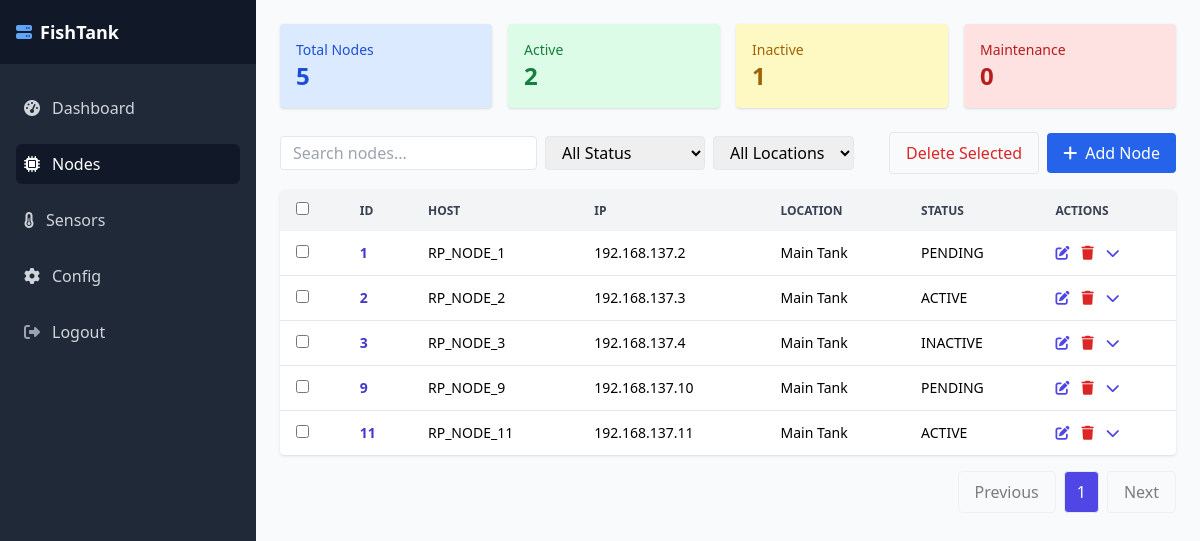
/ui/nodes (signed in), run on the app's committed database.
### models.py (models this page shows)
class Node(db.Model):
    __tablename__ = 'nodes'
    node_id = db.Column(db.Integer, primary_key=True, autoincrement=True)
    node_name = db.Column(db.String)
    hostname = db.Column(db.String, nullable=False)
    ip_address = db.Column(db.String, nullable=False)
    node_os = db.Column(db.String)
    node_firmware_version = db.Column(db.String)
    location_id = db.Column(db.Integer, db.ForeignKey('locations.location_id'), nullable=False)
    node_status_id = db.Column(db.Integer, db.ForeignKey('node_status.node_status_id'), nullable=False)
    shared_folder_path = db.Column(db.String)
    shared_folder_alias = db.Column(db.String)
    local_drive_name = db.Column(db.String)
    local_drive_path = db.Column(db.String)
    description = db.Column(db.String)
    registered_on = db.Column(db.DateTime, default=datetime.utcnow)
    location = db.relationship("Location", back_populates="nodes")
    status = db.relationship("NodeStatus", back_populates="nodes")

class Location(db.Model):
    __tablename__ = 'locations'
    location_id = db.Column(db.Integer, primary_key=True, autoincrement=True)
    name = db.Column(db.String, nullable=False)
    address_1 = db.Column(db.String)
    address_2 = db.Column(db.String)
    notes = db.Column(db.String)
    content = db.Column(db.String)
    description = db.Column(db.String)
    nodes = db.relationship("Node", back_populates="location")

class NodeStatus(db.Model):
    __tablename__ = 'node_status'
    node_status_id = db.Column(db.Integer, primary_key=True, autoincrement=True)
    code = db.Column(db.String, nullable=False)
    description = db.Column(db.String)
    nodes = db.relationship("Node", back_populates="status")

### app.py (the view)
@app.route("/ui/nodes")
@login_required
def nodes():
    page = request.args.get("page", 1, type=int)
    per_page = 10
    node_query = (
        Node.query
        .options(joinedload(Node.location), joinedload(Node.status))
        .order_by(Node.node_id)
    )
    pagination = node_query.paginate(page=page, per_page=per_page, error_out=False)
    paginated_nodes = [serialize_node(n) for n in pagination.items]
    locations = Location.query.order_by(Location.name).all()
    statuses = NodeStatus.query.order_by(NodeStatus.code).all()
    location_filters = [loc.name for loc in locations]
    status_filters = [st.code for st in statuses]
    stats = {
        "total": Node.query.count(),
        "active": Node.query.filter_by(node_status_id=1).count(),
        "inactive": Node.query.filter_by(node_status_id=2).count(),
        "maintenance": Node.query.filter_by(node_status_id=3).count(),
    }
    raw_nodes = paginated_nodes  # Only the nodes on current page
    serialized_nodes = [serialize_node(node) for node in pagination.items]  # ONLY ONCE
    return render_template(
        "main.html",
        active_page='nodes',
        content_template="includes/nodes_content.html",
        nodes=serialized_nodes,
	pagination=pagination,
        total_pages=pagination.pages,
        current_page=page,
        has_next=pagination.has_next,
        has_prev=pagination.has_prev,
        next_num=pagination.next_num,
        prev_num=pagination.prev_num,
        status_list=statuses,          	# for modals
        status_options=status_filters,  # for filter dropdown
        location_list=locations,	# for modals
        location_options=location_filters,  # for filter dropdown
        stats=stats
    )

### app.py (called while the page is built)
@login_manager.user_loader
def load_user(user_id):
    return db.session.get(User, int(user_id))

### templates/main.html (shortened to what this page needs)
<!DOCTYPE html>
<html lang="en">
<head>
  <script src="https://cdn.tailwindcss.com"></script>
  <link rel="stylesheet" href="https://cdnjs.cloudflare.com/ajax/libs/font-awesome/6.4.0/css/all.min.css" />
</head>
<body class="bg-gray-50 h-screen flex overflow-hidden">
  {% include 'includes/sidebar.html' %}
  <div class="flex-1 flex flex-col overflow-hidden">
    <div class="flex-1 overflow-auto p-6">
      {% include content_template %}
    </div>
  </div>
</body>
</html>

### templates/includes/sidebar.html
<div class="hidden md:flex w-64 bg-gray-800 flex-col">
  <div class="h-16 flex items-center px-4 bg-gray-900">
    <i class="fas fa-server text-blue-400 mr-2"></i>
    <span class="text-white font-semibold text-lg">FishTank</span>
  </div>
  <nav class="px-4 py-6 flex-1 space-y-4">
    <a href="/ui/dashboard" class="flex items-center px-2 py-2 rounded-md group {{ 'bg-gray-900 text-white' if active_page == 'dashboard' else 'text-gray-300 hover:text-white hover:bg-gray-700' }}">
      <i class="fas fa-tachometer-alt mr-3"></i> Dashboard
    </a>
    <a href="/ui/nodes" class="flex items-center px-2 py-2 rounded-md group {{ 'bg-gray-900 text-white' if active_page == 'nodes' else 'text-gray-300 hover:text-white hover:bg-gray-700' }}">
      <i class="fas fa-microchip mr-3"></i> Nodes
    </a>
    <a href="/ui/sensors" class="flex items-center px-2 py-2 rounded-md group {{ 'bg-gray-900 text-white' if active_page == 'sensors' else 'text-gray-300 hover:text-white hover:bg-gray-700' }}">
      <i class="fas fa-thermometer-half mr-3"></i> Sensors
    </a>
    <a href="/ui/config" class="flex items-center px-2 py-2 rounded-md group {{ 'bg-gray-900 text-white' if active_page == 'config' else 'text-gray-300 hover:text-white hover:bg-gray-700' }}">
      <i class="fas fa-cog mr-3"></i> Config
    </a>
    <a href="/auth/logout" class="mt-6 flex items-center px-2 py-2 text-gray-300 hover:text-white hover:bg-gray-700 rounded-md group">
      <i class="fas fa-sign-out-alt mr-3 text-gray-400"></i> Logout
    </a>
  </nav>
</div>

### templates/includes/nodes_content.html (shortened to what this page needs)
<div class="grid grid-cols-1 md:grid-cols-4 gap-4 mb-6">
  {% for label, count, color in [
    ('Total Nodes', stats.total, 'bg-blue-100 text-blue-700'),
    ('Active', stats.active, 'bg-green-100 text-green-700'),
    ('Inactive', stats.inactive, 'bg-yellow-100 text-yellow-700'),
    ('Maintenance', stats.maintenance, 'bg-red-100 text-red-700')
  ] %}
  <div class="p-4 rounded shadow {{ color }}">
    <div class="text-sm font-medium">{{ label }}</div>
    <div class="text-2xl font-bold">{{ count }}</div>
  </div>
  {% endfor %}
</div>
<div class="flex justify-between items-center mb-4">
  <div class="flex items-center gap-2">
    <input id="searchInput" type="text" placeholder="Search nodes..." class="border rounded px-3 py-1" />
    <select id="statusFilter" class="border rounded px-3 py-1">
      <option value="">All Status</option>
    </select>
    <select id="locationFilter" class="border rounded px-3 py-1">
      <option value="">All Locations</option>
    </select>
  </div>
  <div class="flex items-center gap-2">
    <button id="deleteSelectedBtn" class="px-4 py-2 border rounded text-red-600 hover:bg-red-50">
      Delete Selected
    </button>
    <button id="addNodeBtn" class="bg-blue-600 text-white px-4 py-2 rounded flex items-center space-x-2">
      <i class="fas fa-plus"></i><span>Add Node</span>
    </button>
  </div>
</div>
<div class="bg-white rounded shadow overflow-hidden">
  <table id="nodeTable" class="min-w-full text-sm text-left">
    <thead class="bg-gray-100 text-xs font-semibold text-gray-700 uppercase">
      <tr>
        <th class="px-4 py-3">
          <input id="selectAll" type="checkbox" />
        </th>
        <th class="px-4 py-3">ID</th>
        <th class="px-4 py-3">Host</th>
        <th class="px-4 py-3">IP</th>
        <th class="px-4 py-3">Location</th>
        <th class="px-4 py-3">Status</th>
        <th class="px-4 py-3">Actions</th>
      </tr>
    </thead>
    <tbody class="divide-y divide-gray-200">
      {% for node in nodes %}
      <tr class="node-row" data-node='{{ node | tojson | safe }}'>
        <td class="px-4 py-3">
          <input class="row-check" type="checkbox" data-id="{{ node['node_id'] }}" />
        </td>
        <td class="px-4 py-3 font-bold text-indigo-700">{{ node['node_id'] }}</td>
        <td class="px-4 py-3">{{ node['hostname'] }}</td>
        <td class="px-4 py-3">{{ node['ip_address'] }}</td>
        <td class="px-4 py-3 node-location">{{ node['location_name'] }}</td>
        <td class="px-4 py-3 node-status">{{ node['status_code'] }}</td>
        <td class="px-4 py-3 flex gap-3 text-indigo-600">
          <button class="edit-btn" title="Edit">
            <i class="fas fa-edit"></i>
          </button>
          <button class="delete-btn text-red-600" title="Delete" data-id="{{ node['node_id'] }}">
            <i class="fas fa-trash"></i>
          </button>
          <button class="details-btn" title="Toggle Details">
            <i class="fas fa-chevron-down"></i>
          </button>
        </td>
      </tr>
      {% endfor %}
    </tbody>
  </table>
</div>
<div class="mt-4 flex items-center justify-end gap-2">
  <a class="px-4 py-2 border rounded {{ 'opacity-50 pointer-events-none' if not has_prev }}"
     href="{{ url_for('nodes', page=prev_num) if has_prev else '#' }}">Previous</a>
  {% for p in range(1, total_pages + 1) %}
    <a class="px-3 py-2 border rounded {{ 'bg-indigo-600 text-white' if p == current_page else '' }}"
       href="{{ url_for('nodes', page=p) }}">{{ p }}</a>
  {% endfor %}
  <a class="px-4 py-2 border rounded {{ 'opacity-50 pointer-events-none' if not has_next }}"
     href="{{ url_for('nodes', page=next_num) if has_next else '#' }}">Next</a>
</div>

### data on the page
Node: node_id "1", hostname "RP_NODE_1", ip_address "192.168.137.2", location_name "Main Tank", status_code "PENDING"
Node: hostname "RP_NODE_2", ip_address "192.168.137.3"
Location: location_name "Main Tank" "Main Tank" "Main Tank" "Main Tank"
NodeStatus: status_code "ACTIVE" "ACTIVE"
Node: hostname "RP_NODE_3", ip_address "192.168.137.4"
NodeStatus: status_code "INACTIVE"
Node: hostname "RP_NODE_9", ip_address "192.168.137.10"
NodeStatus: status_code "PENDING"
Node: hostname "RP_NODE_11", ip_address "192.168.137.11"

### other printed values
{{ label }} "Total Nodes" "Active" "Inactive" "Maintenance"
{{ count }} "5" "2" "1" "0"
{{ node['node_id'] }} "2" "3" "9" "11"
{{ p }} "1"
